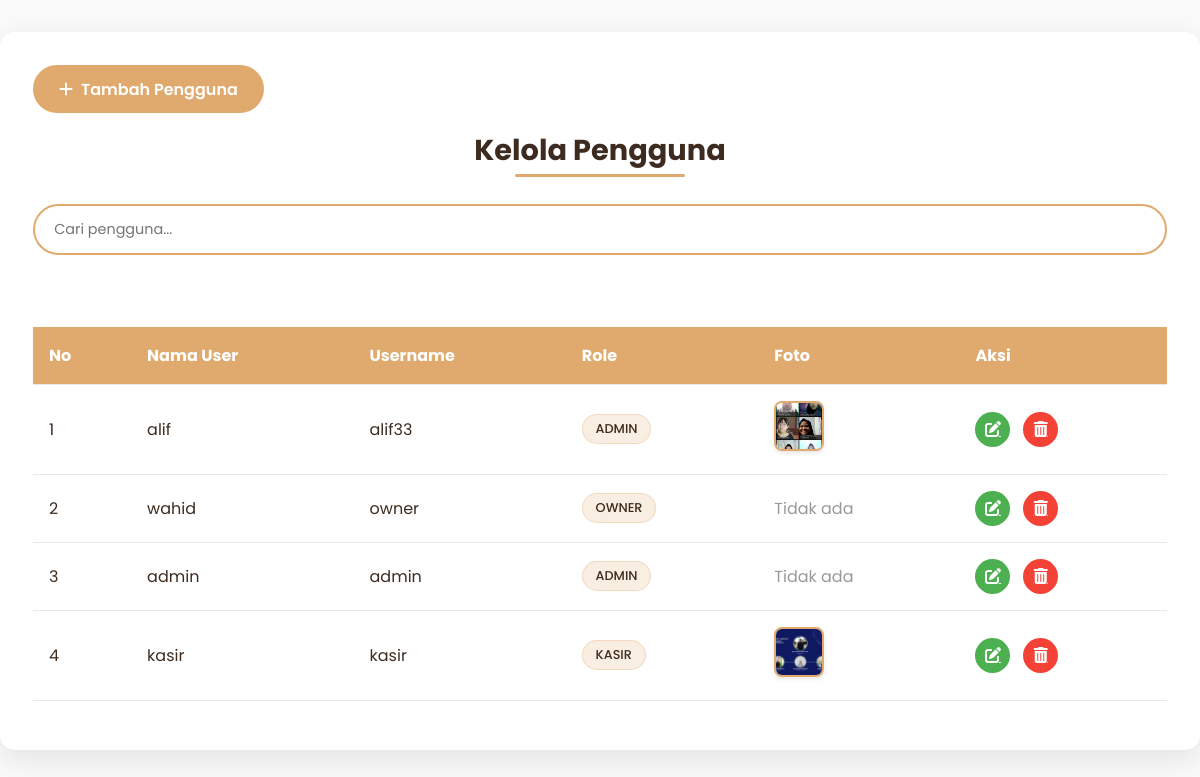
/kasir/pengguna/pengguna.php, run on an earlier commit of the app's database.
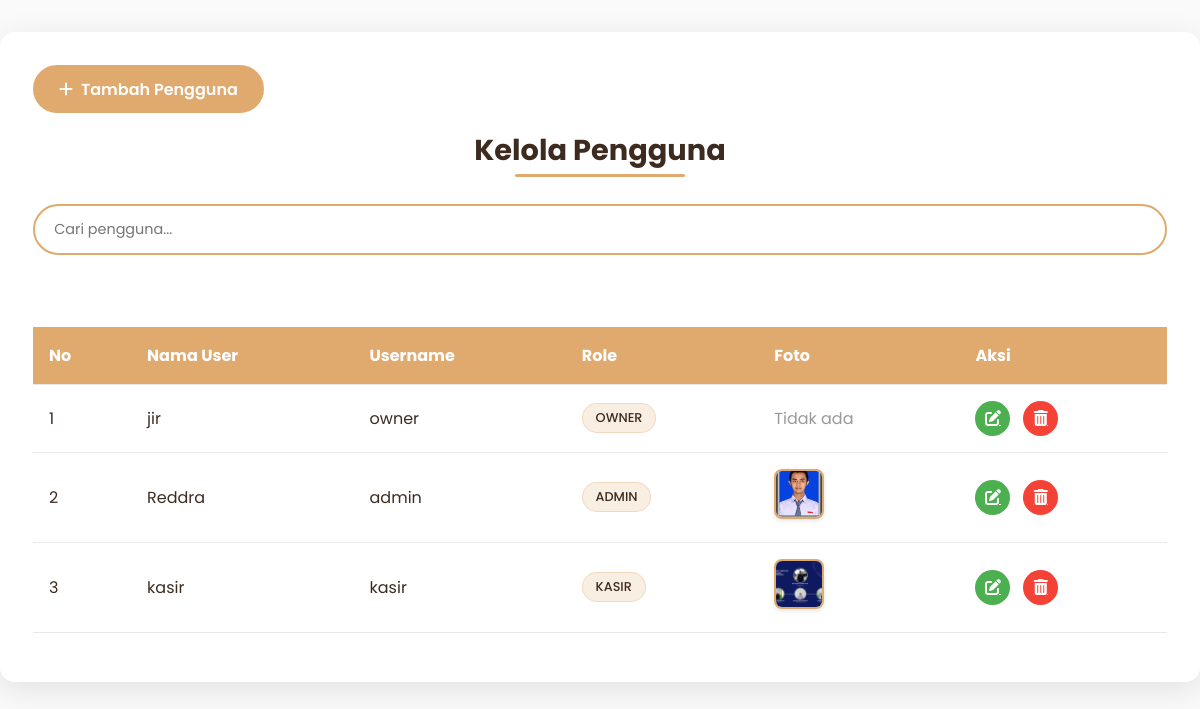
And on a later commit of the database.
### tables this page shows
CREATE TABLE `user` (
  `UserID` int(10) NOT NULL,
  `nama_user` varchar(255) DEFAULT NULL,
  `remember_token` varchar(255) NOT NULL,
  `username` varchar(255) DEFAULT NULL,
  `password` varchar(255) DEFAULT NULL,
  `role` enum('admin','kasir','owner') DEFAULT NULL,
  `foto` varchar(255) DEFAULT NULL
);

### kasir/pengguna/pengguna.php (the view, shortened to what this page needs)
<?php
$koneksi = new mysqli("localhost", "root", "", "kasir_reddra");
$results_per_page = 5;
$page = isset($_GET['page']) ? (int)$_GET['page'] : 1;
$page = max($page, 1);
$start_from = ($page - 1) * $results_per_page;
$sql = "SELECT * FROM user ORDER BY UserID DESC LIMIT $start_from, $results_per_page";
$result = $koneksi->query($sql);
?>
<!DOCTYPE html>
<html lang="id">
<head>
    <link rel="stylesheet" href="https://cdnjs.cloudflare.com/ajax/libs/font-awesome/6.4.0/css/all.min.css">
    <link rel="stylesheet" href="https://cdn.jsdelivr.net/npm/sweetalert2@11/dist/sweetalert2.min.css">
</head>
<body>
    <div class="glass-panel">
        <div class="header">
            <div class="btn-group">
                <a href="tambah_pengguna.php" class="btn btn-primary">
                    <i class="fas fa-plus"></i> Tambah Pengguna
                </a>
            </div>
            <div class="title-wrapper">
                <h2 class="page-title">Kelola Pengguna</h2>
            </div>
            <div class="search-box">
                <input type="text" class="search-input" placeholder="Cari pengguna..." id="searchInput">
            </div>
        </div>
        <div class="table-container">
            <table class="data-table">
                <thead>
                    <tr>
                        <th>No</th>
                        <th>Nama User</th>
                        <th>Username</th>
                        <th>Role</th>
                        <th>Foto</th>
                        <th>Aksi</th>
                    </tr>
                </thead>
                <tbody id="tableBody">
                    <?php if ($result->num_rows > 0): ?>
                    <?php $no = 1 + (($page - 1) * $results_per_page); ?>
                    <?php while ($row = $result->fetch_assoc()): ?>
                    <tr>
                        <td><?= $no++ ?></td>
                        <td><?= htmlspecialchars($row['nama_user']) ?></td>
                        <td><?= htmlspecialchars($row['username']) ?></td>
                        <td><span class="role-badge"><?= htmlspecialchars($row['role']) ?></span></td>
                        <td>
                            <?php if (!empty($row['foto'])):
                                $imagePath = $row['foto'];
                            ?>
                            <img src="<?= $imagePath ?>" class="user-thumbnail"
                                onclick="showImage('<?= $imagePath ?>', '<?= htmlspecialchars($row['nama_user']) ?>')">
                            <?php else: ?>
                            <span style="color: #999;">Tidak ada</span>
                            <?php endif; ?>
                        </td>
                        <td>
                            <div class="action-links">
                                <a href="edit_pengguna.php?id=<?= $row['UserID'] ?>" class="action-btn btn-edit"
                                    title="Edit">
                                    <i class="fas fa-edit"></i>
                                </a>
                                <a href="hapus_pengguna.php?id=<?= $row['UserID'] ?>"
                                    class="action-btn btn-delete delete-btn" title="Hapus">
                                    <i class="fas fa-trash-alt"></i>
                                </a>
                            </div>
                        </td>
                    </tr>
                    <?php endwhile; ?>
                    <?php else: ?>
                    <tr>
                        <td colspan="6" style="text-align: center; padding: 2rem;">Tidak ada data pengguna</td>
                    </tr>
                    <?php endif; ?>
                </tbody>
            </table>
        </div>
    </div>
</body>
</html>

What changed in the data, as far as the page shows it:
removed user: nama_user "alif", username "alif33", role "ADMIN", foto (picture)
changed user "owner": nama_user "wahid" → "jir"
changed user "admin": nama_user "admin" → "Reddra"; foto: picture added; no longer shows "Tidak ada"
